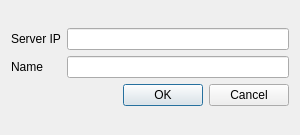
<?xml version="1.0" encoding="UTF-8"?>
<ui version="4.0">
 <class>JoinServer</class>
 <widget class="QDialog" name="JoinServer">
  <property name="geometry">
   <rect>
    <x>0</x>
    <y>0</y>
    <width>300</width>
    <height>135</height>
   </rect>
  </property>
  <property name="windowTitle">
   <string>Server Information</string>
  </property>
  <property name="sizeGripEnabled">
   <bool>false</bool>
  </property>
  <property name="modal">
   <bool>true</bool>
  </property>
  <layout class="QGridLayout" name="gridLayout_2">
   <item row="0" column="0">
    <layout class="QGridLayout" name="gridLayout">
     <item row="0" column="0">
      <widget class="QLabel" name="labelIp">
       <property name="text">
        <string>Server IP</string>
       </property>
      </widget>
     </item>
     <item row="0" column="1">
      <widget class="QLineEdit" name="lineEditIp"/>
     </item>
     <item row="1" column="0">
      <widget class="QLabel" name="labelName">
       <property name="text">
        <string>Name</string>
       </property>
      </widget>
     </item>
     <item row="2" column="1">
      <widget class="QDialogButtonBox" name="buttonBox">
       <property name="orientation">
        <enum>Qt::Horizontal</enum>
       </property>
       <property name="standardButtons">
        <set>QDialogButtonBox::Cancel|QDialogButtonBox::Ok</set>
       </property>
      </widget>
     </item>
     <item row="1" column="1">
      <widget class="QLineEdit" name="lineEditName"/>
     </item>
    </layout>
   </item>
  </layout>
 </widget>
 <resources/>
 <connections>
  <connection>
   <sender>buttonBox</sender>
   <signal>accepted()</signal>
   <receiver>JoinServer</receiver>
   <slot>accept()</slot>
   <hints>
    <hint type="sourcelabel">
     <x>248</x>
     <y>254</y>
    </hint>
    <hint type="destinationlabel">
     <x>157</x>
     <y>274</y>
    </hint>
   </hints>
  </connection>
  <connection>
   <sender>buttonBox</sender>
   <signal>rejected()</signal>
   <receiver>JoinServer</receiver>
   <slot>reject()</slot>
   <hints>
    <hint type="sourcelabel">
     <x>316</x>
     <y>260</y>
    </hint>
    <hint type="destinationlabel">
     <x>286</x>
     <y>274</y>
    </hint>
   </hints>
  </connection>
 </connections>
</ui>
